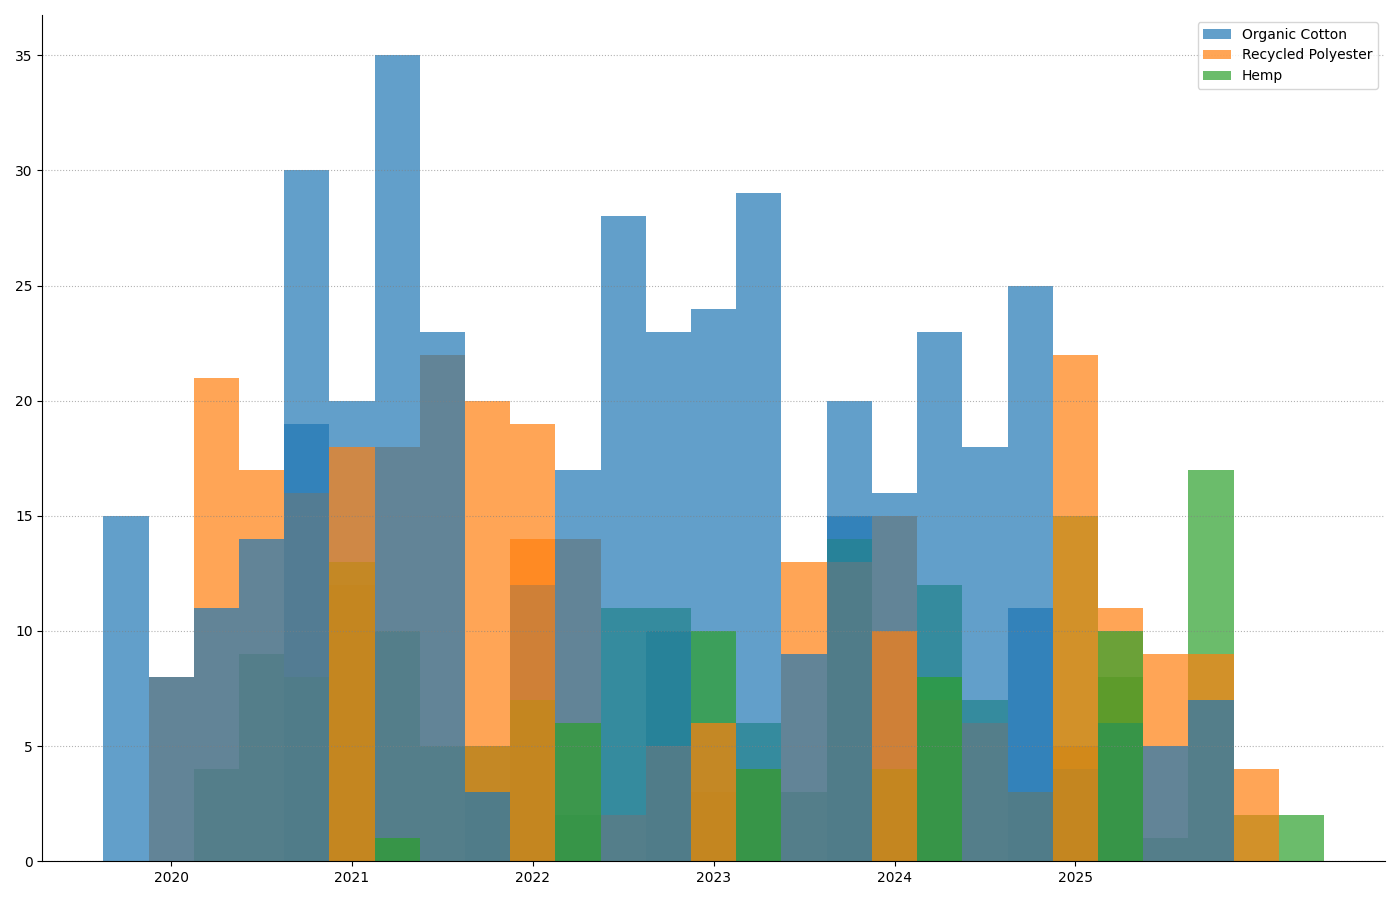

Python code for this plot:
import matplotlib.pyplot as plt
import numpy as np

years = np.arange(2020, 2026)

organic_cotton = np.array([
    [15, 30, 5, 10, 20, 25],   
    [8, 20, 12, 24, 16, 4],    
    [11, 35, 17, 29, 23, 6],   
    [14, 23, 28, 9, 18, 5],    
    [19, 3, 23, 15, 11, 7]     
])

recycled_polyester = np.array([
    [8, 12, 19, 3, 15, 5],     
    [21, 18, 14, 4, 7, 11],    
    [17, 22, 2, 13, 6, 9],     
    [16, 20, 5, 13, 3, 9],     
    [18, 14, 6, 10, 22, 4]     
])

hemp = np.array([
    [4, 10, 2, 6, 12, 8],      
    [9, 5, 11, 3, 7, 1],       
    [8, 5, 11, 14, 3, 17],     
    [13, 7, 10, 4, 15, 2],     
    [1, 6, 4, 8, 10, 2]        
])

fig, ax = plt.subplots(figsize=(14, 9))
bar_width = 0.25
x_indexes = np.arange(len(years))

colors = ['#1f77b4', '#ff7f0e', '#2ca02c']

for i in range(5):
    ax.bar(x_indexes + i * bar_width, organic_cotton[i], width=bar_width, color=colors[0], alpha=0.7, label='Organic Cotton' if i == 0 else "")
    ax.bar(x_indexes + i * bar_width + bar_width, recycled_polyester[i], width=bar_width, color=colors[1], alpha=0.7, label='Recycled Polyester' if i == 0 else "")
    ax.bar(x_indexes + i * bar_width + 2 * bar_width, hemp[i], width=bar_width, color=colors[2], alpha=0.7, label='Hemp' if i == 0 else "")

ax.set_xticks(x_indexes + bar_width)
ax.set_xticklabels(years)

ax.spines['top'].set_visible(False)
ax.spines['right'].set_visible(False)

ax.grid(axis='y', linestyle=':', linewidth=0.8, alpha=0.6, color='gray')

plt.legend()
plt.tight_layout(rect=[0, 0, 1, 1])

plt.show()
